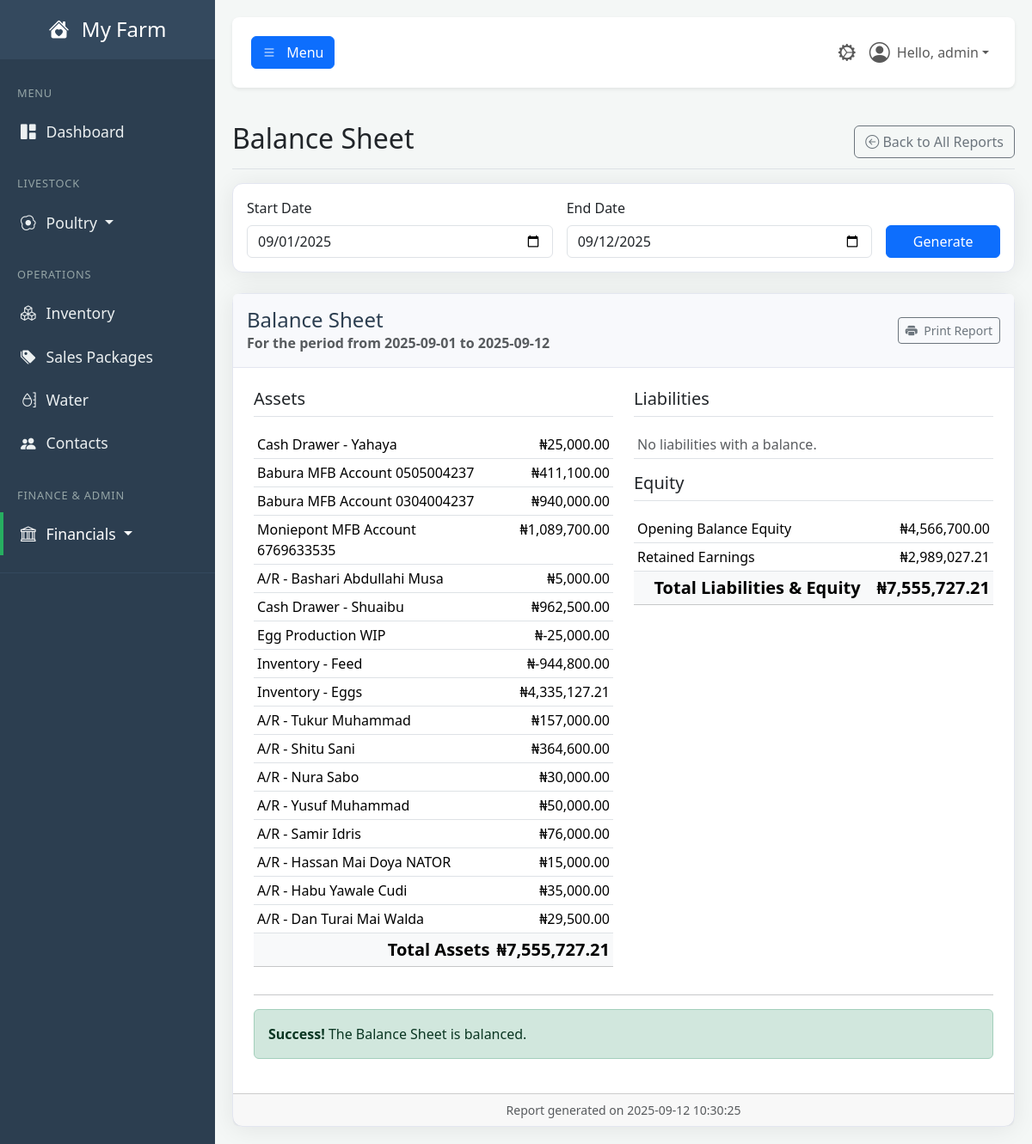
/report/balance-sheet (signed in), run on the app's committed database.
### tables this page shows
CREATE TABLE users (
            id INTEGER PRIMARY KEY,
            username TEXT NOT NULL UNIQUE,
            email TEXT NOT NULL UNIQUE,
            password_hash TEXT NOT NULL,
            farm_name TEXT NOT NULL,
            role TEXT NOT NULL DEFAULT 'user', -- 'user' or 'admin'
            is_active BOOLEAN NOT NULL DEFAULT 1,f
            created_at TIMESTAMP DEFAULT CURRENT_TIMESTAMP
        , cash_account_id INTEGER REFERENCES accounts(id));

CREATE TABLE accounts (
            id INTEGER PRIMARY KEY,
            code TEXT UNIQUE,
            name TEXT NOT NULL UNIQUE,
            type TEXT NOT NULL, -- Asset, Liability, Equity, Revenue, Expense
            is_active BOOLEAN NOT NULL DEFAULT 1,
            created_at TIMESTAMP DEFAULT CURRENT_TIMESTAMP
        );

### app.py (the view)
@app.route('/report/balance-sheet')
@login_required
@permission_required('run_financial_reports')
def report_balance_sheet():
    start_date, end_date = _get_report_dates(request.args)
    db = get_db()
    sql_query = """
        SELECT
            acc.name,
            acc.type,
            (SELECT COALESCE(SUM(je.amount), 0) FROM journal_entries je WHERE je.debit_account_id = acc.id AND je.transaction_date <= ?)
            -
            (SELECT COALESCE(SUM(je.amount), 0) FROM journal_entries je WHERE je.credit_account_id = acc.id AND je.transaction_date <= ?)
            as balance
        FROM accounts acc
        WHERE acc.type IN ('Asset', 'Liability', 'Equity')
    """
    params = (end_date, end_date)
    account_balances = db.execute(sql_query, params).fetchall()
    net_profit_row = db.execute("""
        SELECT
            (SELECT COALESCE(SUM(amount), 0) FROM journal_entries WHERE credit_account_id IN (SELECT id FROM accounts WHERE type = 'Revenue') AND transaction_date <= ?)
            -
            (SELECT COALESCE(SUM(amount), 0) FROM journal_entries WHERE debit_account_id IN (SELECT id FROM accounts WHERE type = 'Expense') AND transaction_date <= ?)
            as profit
    """, (end_date, end_date)).fetchone()
    net_profit = net_profit_row['profit'] if net_profit_row else 0
    asset_accounts, liability_accounts, equity_accounts = [], [], []
    total_assets, total_liabilities, total_equity = 0, 0, 0
    for acc in account_balances:
        balance = acc['balance']
        if acc['type'] == 'Asset':
            if balance != 0:
                asset_accounts.append({'name': acc['name'], 'balance': balance})
                total_assets += balance
        elif acc['type'] == 'Liability':
            if balance != 0:
                liabilities.append({'name': acc['name'], 'balance': -balance})
                total_liabilities += -balance
        elif acc['type'] == 'Equity':
            if balance != 0:
                equity_accounts.append({'name': acc['name'], 'balance': -balance})
                total_equity += -balance
    if net_profit != 0:
        equity_accounts.append({'name': 'Retained Earnings', 'balance': net_profit})
        total_equity += net_profit
    data = {
        "asset_accounts": asset_accounts,
        "liability_accounts": liability_accounts,
        "equity_accounts": equity_accounts,
        "total_assets": total_assets,
        "total_liabilities": total_liabilities,
        "total_equity": total_equity,
        "total_liabilities_and_equity": total_liabilities + total_equity
    }
    return render_template(
        'report_balance_sheet.html',
        user=g.user,
        data=data,
        start_date=start_date, # Pass dates for consistency in the template
        end_date=end_date,
        now=datetime.utcnow()
    )

### app.py (called while the page is built)
def get_db():
    if 'db' not in g:
        g.db = sqlite3.connect(DATABASE)
        g.db.row_factory = sqlite3.Row
    return g.db

def login_required(f):
    @wraps(f)
    def decorated_function(*args, **kwargs):
        if 'user_id' not in session:
            flash('Please log in to access this page.', 'warning')
            return redirect(url_for('login'))
        g.user = User.get_by_id(session['user_id'])
        if not g.user:
            session.clear()
            return redirect(url_for('login'))
        return f(*args, **kwargs)
    return decorated_function

def permission_required(permission_name):
    def decorator(f):
        @wraps(f)
        def decorated_function(*args, **kwargs):
            if not hasattr(g, 'user') or not g.user.has_permission(permission_name):
                flash('You do not have the required permission.', 'danger')
                return redirect(url_for('dashboard'))
            return f(*args, **kwargs)
        return decorated_function
    return decorator

def _get_report_dates(request_args):
    default_start = date.today().replace(day=1).strftime('%Y-%m-%d')
    default_end = date.today().strftime('%Y-%m-%d')
    start_str = request_args.get('start_date', default_start)
    end_str = request_args.get('end_date', default_end)
    if not start_str:
        start_str = default_start
    if not end_str:
        end_str = default_end
    return start_str, end_str

    def has_permission(self, required_permission):
        if self.role == 'admin':
            return True
        if self._permissions is None:
            db = get_db()
            perms_rows = db.execute("SELECT p.name FROM permissions p JOIN user_permissions up ON p.id = up.permission_id WHERE up.user_id = ?", (self.id,)).fetchall()
            self._permissions = {row['name'] for row in perms_rows}
        return required_permission in self._permissions

    @staticmethod
    def get_by_id(user_id):
        user_row = get_db().execute("SELECT * FROM users WHERE id = ?", (user_id,)).fetchone()
        return User(**user_row) if user_row else None

### templates/report_balance_sheet.html
{% extends "_report_base.html" %}
{% set report_title = "Balance Sheet" %}
{% block report_content %}
    {% if data %}
        <div class="row">
            <div class="col-md-6">
                <h5 class="border-bottom pb-2 mb-3">Assets</h5>
                <table class="table table-sm">
                    <tbody>
                        {% for account in data.asset_accounts %}
                        <tr>
                            <td>{{ account.name }}</td>
                            <td class="text-end">₦{{ '{:,.2f}'.format(account.balance) }}</td>
                        </tr>
                        {% else %}
                        <tr><td colspan="2" class="text-muted">No assets with a balance.</td></tr>
                        {% endfor %}
                    </tbody>
                    <tfoot>
                        <tr class="table-light fs-5">
                            <th class="text-end">Total Assets</th>
                            <th class="text-end">₦{{ '{:,.2f}'.format(data.total_assets) }}</th>
                        </tr>
                    </tfoot>
                </table>
            </div>
            <div class="col-md-6">
                <h5 class="border-bottom pb-2 mb-3">Liabilities</h5>
                <table class="table table-sm">
                    <tbody>
                        {% for account in data.liability_accounts %}
                        <tr>
                            <td>{{ account.name }}</td>
                            <td class="text-end">₦{{ '{:,.2f}'.format(account.balance) }}</td>
                        </tr>
                        {% else %}
                        <tr><td colspan="2" class="text-muted">No liabilities with a balance.</td></tr>
                        {% endfor %}
                    </tbody>
                </table>
                <h5 class="border-bottom pb-2 my-3">Equity</h5>
                <table class="table table-sm">
                    <tbody>
                        {% for account in data.equity_accounts %}
                        <tr>
                            <td>{{ account.name }}</td>
                            <td class="text-end">₦{{ '{:,.2f}'.format(account.balance) }}</td>
                        </tr>
                        {% else %}
                        <tr><td colspan="2" class="text-muted">No equity with a balance.</td></tr>
                        {% endfor %}
                    </tbody>
                    <tfoot>
                        <tr class="table-light fs-5">
                            <th class="text-end">Total Liabilities & Equity</th>
                            <th class="text-end">₦{{ '{:,.2f}'.format(data.total_liabilities_and_equity) }}</th>
                        </tr>
                    </tfoot>
                </table>
            </div>
        </div>
        <hr>
        <div class="no-print mt-3">
            {% if (data.total_assets - data.total_liabilities_and_equity)|abs > 0.01 %}
                <div class="alert alert-danger">
                    <strong>Warning!</strong> The Balance Sheet is not in balance. Assets do not equal Liabilities + Equity.
                </div>
            {% else %}
                <div class="alert alert-success">
                    <strong>Success!</strong> The Balance Sheet is balanced.
                </div>
            {% endif %}
        </div>
    {% else %}
        <p class="text-center text-muted">Please select a date and click "Generate" to view the Balance Sheet.</p>
    {% endif %}
{% endblock %}

### templates/base.html (shortened to what this page needs)
<!DOCTYPE html>
<html lang="en">
<head>
    <link href="https://cdn.jsdelivr.net/npm/bootstrap@5.3.3/dist/css/bootstrap.min.css" rel="stylesheet">
    <link rel="stylesheet" href="https://cdn.jsdelivr.net/npm/bootstrap-icons@1.11.3/font/bootstrap-icons.min.css">
    <link rel="stylesheet" href="{{ url_for('static', filename='css/style.css') }}">
</head>
<body>
    <div class="wrapper">
        <nav id="sidebar" class="no-print">
            <div class="sidebar-header">
                <h3><a href="{{ url_for('dashboard') }}" class="text-white text-decoration-none">
                    <i class="bi bi-house-heart-fill me-2"></i>
                    {% if g.user %}{{ g.user.farm_name }}{% else %}FarmApp{% endif %}
                </a></h3>
            </div>
            <ul class="list-unstyled components">
                <li class="sidebar-menu-header">MENU</li>
                <li><a href="{{ url_for('dashboard') }}" class="{% if request.endpoint == 'dashboard' %}active{% endif %}"><i class="bi bi-grid-1x2-fill"></i>Dashboard</a></li>
                <li class="sidebar-menu-header mt-3">LIVESTOCK</li>
                {% if g.user and (g.user.has_permission('view_brooding_dashboard') or g.user.has_permission('view_poultry_dashboard')) %}
                <li>
                    <a href="#poultrySubmenu" data-bs-toggle="collapse" aria-expanded="false" class="dropdown-toggle {% if 'poultry' in request.endpoint or 'brooding' in request.endpoint %}active{% endif %}">
                        <i class="bi bi-egg-fried"></i>Poultry
                    </a>
                </li>
                {% endif %}
                <li class="sidebar-menu-header mt-3">OPERATIONS</li>
                {% if g.user.has_permission('view_inventory_dashboard') %}
                    <li><a href="{{ url_for('inventory_dashboard') }}" class="{% if 'inventory' in request.endpoint %}active{% endif %}"><i class="bi bi-boxes"></i>Inventory</a></li>
                {% endif %}
                {% if g.user.has_permission('view_sales_packages') %}
                    <li><a href="{{ url_for('manage_sales_packages') }}" class="{% if request.endpoint == 'manage_sales_packages' %}active{% endif %}"><i class="bi bi-tags-fill"></i>Sales Packages</a></li>
                {% endif %}
                {% if g.user.has_permission('view_water_dashboard') %}
                    <li><a href="{{ url_for('water_dashboard') }}" class="{% if 'water' in request.endpoint %}active{% endif %}"><i class="bi bi-moisture"></i>Water</a></li>
                {% endif %}
                {% if g.user.has_permission('view_contacts_dashboard') %}
                    <li><a href="{{ url_for('contacts_dashboard') }}" class="{% if 'contacts' in request.endpoint %}active{% endif %}"><i class="bi bi-people-fill"></i>Contacts</a></li>
                {% endif %}
                {% set can_view_finance = g.user.has_permission('view_financial_center') or
                                           g.user.has_permission('view_chart_of_accounts') or
                                           g.user.has_permission('view_general_journal') or
                                           g.user.has_permission('view_reports_dashboard') %}
                {% if g.user and can_view_finance %}
                <li class="sidebar-menu-header mt-3">FINANCE & ADMIN</li>
                <li>
                    <a href="#financialSubmenu" data-bs-toggle="collapse" aria-expanded="false" class="dropdown-toggle {% if 'financial' in request.endpoint or 'report' in request.endpoint or 'chart_of_accounts' in request.endpoint or 'general_journal' in request.endpoint %}active{% endif %}">
                        <i class="bi bi-bank"></i>Financials
                    </a>
                </li>
                {% endif %}
            </ul>
        </nav>
        <div id="content">
            <nav class="navbar navbar-expand-lg navbar-light bg-white shadow-sm top-navbar no-print mb-4">
                <div class="container-fluid">
                    <button type="button" id="sidebarCollapse" class="btn btn-primary" aria-controls="sidebar" aria-expanded="false">
                        <i class="bi bi-list"></i>
                        <span class="d-none d-md-inline ms-2">Menu</span>
                    </button>
                    <ul class="navbar-nav ms-auto flex-row align-items-center">
                        {% if g.user and g.user.has_permission('view_admin_panel') %}
                            <li class="nav-item">
                                <a class="nav-link {% if 'admin' in request.endpoint %}active{% endif %}" href="{{ url_for('admin_dashboard') }}" title="Admin Panel">
                                    <i class="bi bi-gear-wide-connected fs-5"></i>
                                </a>
                            </li>
                        {% endif %}
                        <li class="nav-item dropdown">
                            <a class="nav-link dropdown-toggle d-flex align-items-center" href="#" id="navbarDropdownUser" role="button" data-bs-toggle="dropdown" aria-expanded="false">
                                <i class="bi bi-person-circle fs-4 me-2"></i>
                                Hello, {{ g.user.username }}
                            </a>
                        </li>
                    </ul>
                </div>
            </nav>
            <main>
                {% block content %}{% endblock %}
            </main>
        </div>
    </div>
</body>
</html>

### static/CSS/style.css (style rules this page uses)
:root { --primary-green: #27ae60; --dark-slate: #2c3e50; --medium-slate: #34495e; --light-slate: #4a6278; --light-grey: #f4f7f6; --text-muted-color: #95a5a6; --text-light: #ecf0f1; --white: #ffffff; --shadow-color: rgba(0, 0, 0, 0.08); }
body { background-color: var(--light-grey); font-family: 'Segoe UI', Tahoma, Geneva, Verdana, sans-serif; overflow-x: hidden; }
.wrapper { display: flex; width: 100%; align-items: stretch; }
#content { width: 100%; padding: 20px; min-height: 100vh; transition: all 0.3s; }
#sidebar { min-width: 250px; max-width: 250px; min-height: 100vh; background: var(--dark-slate); color: var(--text-light); transition: all 0.3s; }
#sidebar .sidebar-header { padding: 20px; background: var(--medium-slate); text-align: center; }
#sidebar .sidebar-header h3 { font-size: 1.5rem; margin-bottom: 0; }
#sidebar .sidebar-menu-header { padding: 10px 20px; font-size: 0.8rem; color: var(--text-muted-color); text-transform: uppercase; letter-spacing: .05rem; }
#sidebar ul.components { padding: 20px 0; border-bottom: 1px solid var(--medium-slate); }
#sidebar ul li a { padding: 12px 20px; font-size: 1.1em; display: block; color: var(--text-light); border-left: 4px solid transparent; text-decoration: none; transition: all 0.2s ease-in-out; }
#sidebar ul li a.active { color: var(--white); background: var(--dark-slate); border-left: 4px solid var(--primary-green); }
#sidebar ul li a i { margin-right: 12px; }
.top-navbar { padding: 15px 10px; background: var(--white); border: none; border-radius: 8px; margin-bottom: 20px; box-shadow: 0 2px 5px var(--shadow-color); }

### data on the page
users: user.farm_name "My Farm", user.username "admin"
accounts: name "Cash Drawer - Yahaya", balance "25,000.00"
accounts: name "Babura MFB Account 0505004237", balance "411,100.00"
accounts: name "Babura MFB Account 0304004237", balance "940,000.00"
accounts: name "Moniepont MFB Account 6769633535", balance "1,089,700.00"
accounts: name "A/R - Bashari Abdullahi Musa", balance "5,000.00"
accounts: name "Cash Drawer - Shuaibu", balance "962,500.00"
accounts: name "Egg Production WIP", balance "-25,000.00"
accounts: name "Inventory - Feed", balance "-944,800.00"
accounts: name "Inventory - Eggs", balance "4,335,127.21"
accounts: name "A/R - Tukur Muhammad", balance "157,000.00"
accounts: name "A/R - Shitu Sani", balance "364,600.00"
accounts: name "A/R - Nura Sabo", balance "30,000.00"
accounts: name "A/R - Yusuf Muhammad", balance "50,000.00"
accounts: name "A/R - Samir Idris", balance "76,000.00"
accounts: name "A/R - Hassan Mai Doya NATOR", balance "15,000.00"
accounts: name "A/R - Habu Yawale Cudi", balance "35,000.00"
accounts: name "A/R - Dan Turai Mai Walda", balance "29,500.00"
accounts: name "Opening Balance Equity", balance "4,566,700.00"
accounts: name "Retained Earnings", balance "2,989,027.21"

### other printed values
{{ report_title }} "Balance Sheet"
{{ start_date }} "2025-09-01"
{{ end_date }} "2025-09-12"
{{ '{:,.2f}'.format(data.total_assets) }} "7,555,727.21"
{{ '{:,.2f}'.format(data.total_liabilities_and_equity) }} "7,555,727.21"
